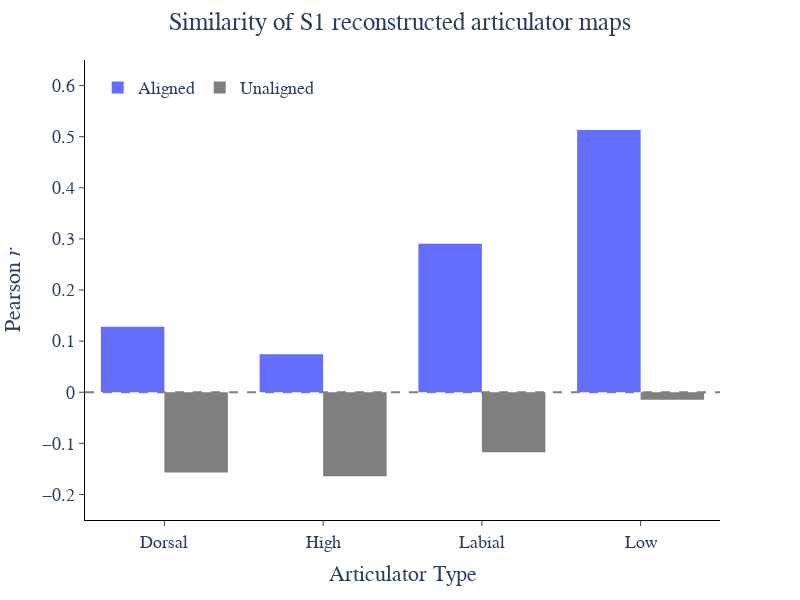

Source (notebook cell):
### Code cell
fig = px.histogram(artic_sim_full_S1_df, x='Articulator', y="Cosine Similarity", color='Type', barmode='group', width=800, height=600, color_discrete_sequence=[px_colors[0], '#7F7F7F'])

fig.add_hline(y=0, line_dash='dash', line_color='grey')
fig.update_layout(
    plot_bgcolor='white',
    legend=dict(
        orientation='h',
        yanchor='top',
        y=0.98,
        xanchor='left',
        x=0.02,
        title_text=''
    ),
    title_text='Similarity of S1 reconstructed articulator maps',
    title_x=0.5,
    font=dict(size=18, family='Arial')
)
fig.update_xaxes(
    title='Articulator Type',
    mirror=False,
    ticks='outside',
    showline=True,
    linecolor='black',
    showgrid=False,
)
fig.update_yaxes(
    title='Pearson <i>r</i>',
    mirror=False,
    ticks='outside',
    showline=True,
    linecolor='black',
    showgrid=False,
    range=[-0.25, 0.65],
)

fig.show()

### Figure 1 — Plotly figure (JSON) as saved in the notebook; plotly's stock layout.template omitted (floating-point values rounded to 4 significant figures)
{"data": [{"alignmentgroup": "True", "bingroup": "x", "histfunc": "sum", "hovertemplate": "Type=Aligned<br>Articulator=%{x}<br>sum of Cosine Similarity=%{y}<extra></extra>", "legendgroup": "Aligned", "marker": {"color": "#636EFA", "pattern": {"shape": ""}}, "name": "Aligned", "offsetgroup": "Aligned", "orientation": "v", "showlegend": true, "type": "histogram", "x": ["Dorsal", "High", "Labial", "Low"], "xaxis": "x", "y": [0.1281, 0.07431, 0.2905, 0.5132], "yaxis": "y"}, {"alignmentgroup": "True", "bingroup": "x", "histfunc": "sum", "hovertemplate": "Type=Unaligned<br>Articulator=%{x}<br>sum of Cosine Similarity=%{y}<extra></extra>", "legendgroup": "Unaligned", "marker": {"color": "#7F7F7F", "pattern": {"shape": ""}}, "name": "Unaligned", "offsetgroup": "Unaligned", "orientation": "v", "showlegend": true, "type": "histogram", "x": ["Dorsal", "High", "Labial", "Low"], "xaxis": "x", "y": [-0.1569, -0.1646, -0.1176, -0.01478], "yaxis": "y"}], "layout": {"barmode": "group", "font": {"family": "Arial", "size": 18}, "height": 600, "legend": {"orientation": "h", "title": {"text": ""}, "tracegroupgap": 0, "x": 0.02, "xanchor": "left", "y": 0.98, "yanchor": "top"}, "margin": {"t": 60}, "plot_bgcolor": "white", "shapes": [{"line": {"color": "grey", "dash": "dash"}, "type": "line", "x0": 0, "x1": 1, "xref": "x domain", "y0": 0, "y1": 0, "yref": "y"}], "title": {"text": "Similarity of S1 reconstructed articulator maps", "x": 0.5}, "width": 800, "xaxis": {"anchor": "y", "domain": [0, 1], "linecolor": "black", "mirror": false, "showgrid": false, "showline": true, "ticks": "outside", "title": {"text": "Articulator Type"}}, "yaxis": {"anchor": "x", "domain": [0, 1], "linecolor": "black", "mirror": false, "range": [-0.25, 0.65], "showgrid": false, "showline": true, "ticks": "outside", "title": {"text": "Pearson <i>r</i>"}}}}
